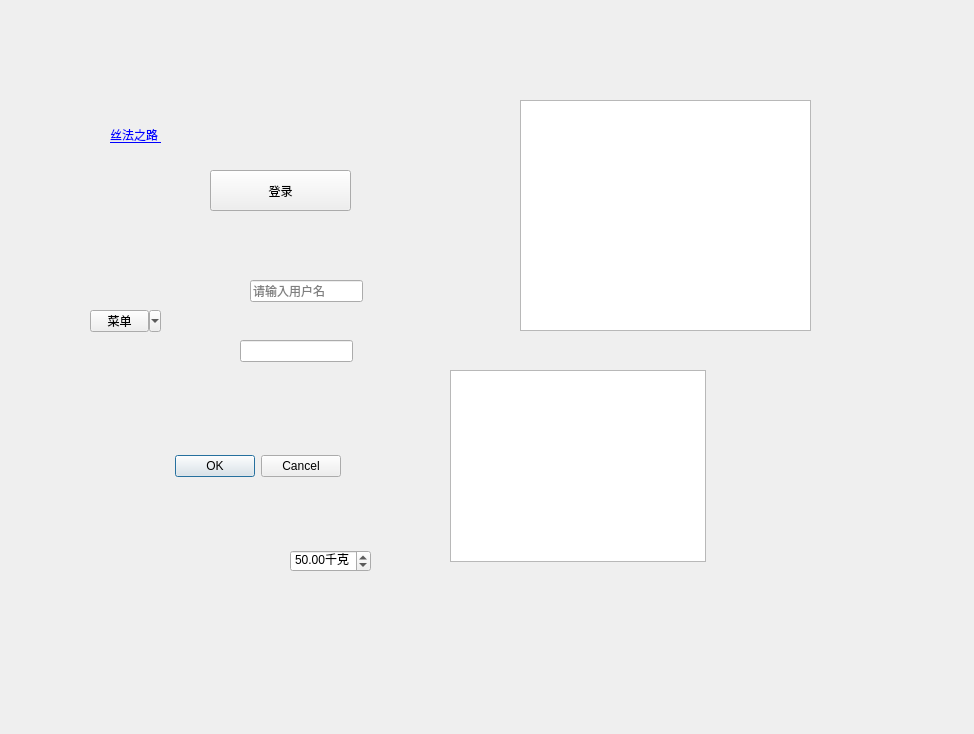
<?xml version="1.0" encoding="UTF-8"?>
<ui version="4.0">
 <class>Dialog</class>
 <widget class="QDialog" name="Dialog">
  <property name="geometry">
   <rect>
    <x>0</x>
    <y>0</y>
    <width>974</width>
    <height>734</height>
   </rect>
  </property>
  <property name="windowTitle">
   <string>Dialog</string>
  </property>
  <widget class="QDialogButtonBox" name="buttonBox">
   <property name="geometry">
    <rect>
     <x>0</x>
     <y>450</y>
     <width>341</width>
     <height>32</height>
    </rect>
   </property>
   <property name="orientation">
    <enum>Qt::Horizontal</enum>
   </property>
   <property name="standardButtons">
    <set>QDialogButtonBox::Cancel|QDialogButtonBox::Ok</set>
   </property>
  </widget>
  <widget class="QLabel" name="label">
   <property name="geometry">
    <rect>
     <x>110</x>
     <y>120</y>
     <width>61</width>
     <height>31</height>
    </rect>
   </property>
   <property name="text">
    <string>&lt;a href=&quot;http://47.93.85.206&quot;&gt; 丝法之路 &lt;a&gt;</string>
   </property>
   <property name="alignment">
    <set>Qt::AlignLeading|Qt::AlignLeft|Qt::AlignVCenter</set>
   </property>
   <property name="wordWrap">
    <bool>true</bool>
   </property>
   <property name="openExternalLinks">
    <bool>true</bool>
   </property>
  </widget>
  <widget class="QLineEdit" name="lineEdit">
   <property name="geometry">
    <rect>
     <x>250</x>
     <y>280</y>
     <width>113</width>
     <height>22</height>
    </rect>
   </property>
   <property name="text">
    <string/>
   </property>
   <property name="maxLength">
    <number>5</number>
   </property>
   <property name="placeholderText">
    <string>请输入用户名</string>
   </property>
  </widget>
  <widget class="QLineEdit" name="lineEdit_2">
   <property name="geometry">
    <rect>
     <x>240</x>
     <y>340</y>
     <width>113</width>
     <height>22</height>
    </rect>
   </property>
  </widget>
  <widget class="QTextEdit" name="textEdit">
   <property name="geometry">
    <rect>
     <x>520</x>
     <y>100</y>
     <width>291</width>
     <height>231</height>
    </rect>
   </property>
   <property name="readOnly">
    <bool>true</bool>
   </property>
  </widget>
  <widget class="QTextBrowser" name="textBrowser">
   <property name="geometry">
    <rect>
     <x>450</x>
     <y>370</y>
     <width>256</width>
     <height>192</height>
    </rect>
   </property>
  </widget>
  <widget class="QDoubleSpinBox" name="doubleSpinBox">
   <property name="geometry">
    <rect>
     <x>290</x>
     <y>550</y>
     <width>81</width>
     <height>22</height>
    </rect>
   </property>
   <property name="suffix">
    <string>千克</string>
   </property>
   <property name="singleStep">
    <double>2.000000000000000</double>
   </property>
   <property name="value">
    <double>50.000000000000000</double>
   </property>
  </widget>
  <widget class="QPushButton" name="pushButton">
   <property name="geometry">
    <rect>
     <x>210</x>
     <y>170</y>
     <width>141</width>
     <height>41</height>
    </rect>
   </property>
   <property name="text">
    <string>登录</string>
   </property>
  </widget>
  <widget class="QToolButton" name="toolButton">
   <property name="geometry">
    <rect>
     <x>90</x>
     <y>310</y>
     <width>71</width>
     <height>22</height>
    </rect>
   </property>
   <property name="text">
    <string>菜单</string>
   </property>
   <property name="popupMode">
    <enum>QToolButton::MenuButtonPopup</enum>
   </property>
   <property name="toolButtonStyle">
    <enum>Qt::ToolButtonTextOnly</enum>
   </property>
  </widget>
 </widget>
 <resources/>
 <connections>
  <connection>
   <sender>buttonBox</sender>
   <signal>accepted()</signal>
   <receiver>Dialog</receiver>
   <slot>accept()</slot>
   <hints>
    <hint type="sourcelabel">
     <x>248</x>
     <y>254</y>
    </hint>
    <hint type="destinationlabel">
     <x>157</x>
     <y>274</y>
    </hint>
   </hints>
  </connection>
  <connection>
   <sender>buttonBox</sender>
   <signal>rejected()</signal>
   <receiver>Dialog</receiver>
   <slot>reject()</slot>
   <hints>
    <hint type="sourcelabel">
     <x>316</x>
     <y>260</y>
    </hint>
    <hint type="destinationlabel">
     <x>286</x>
     <y>274</y>
    </hint>
   </hints>
  </connection>
 </connections>
</ui>
